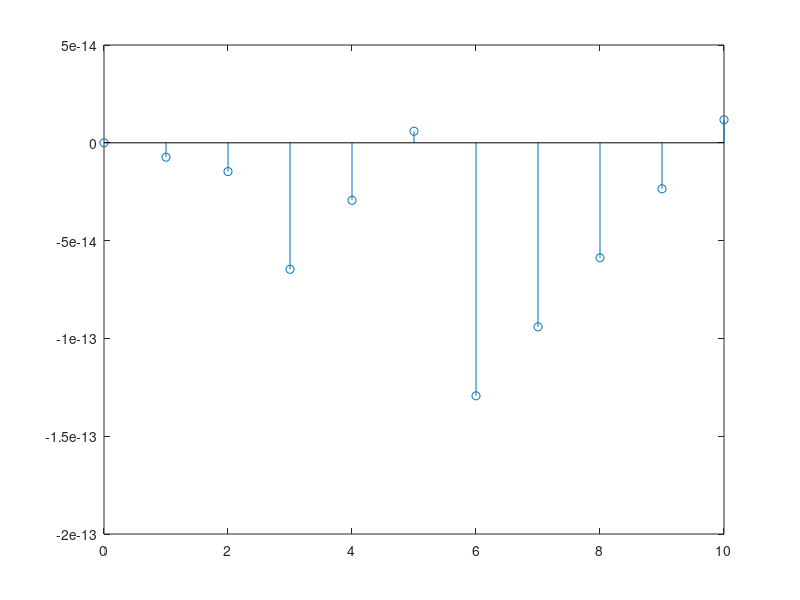

The MATLAB script that drew this image:
clc
clear all
close all

A = 3;
n = 0:01:10;
f = 10;

%Sin wave code - Discrete
%f(x) = A*sin(2*pi*f*t)
f_n = A * sin(2*pi*f*n)
figure(1);
stem(n, f_n);